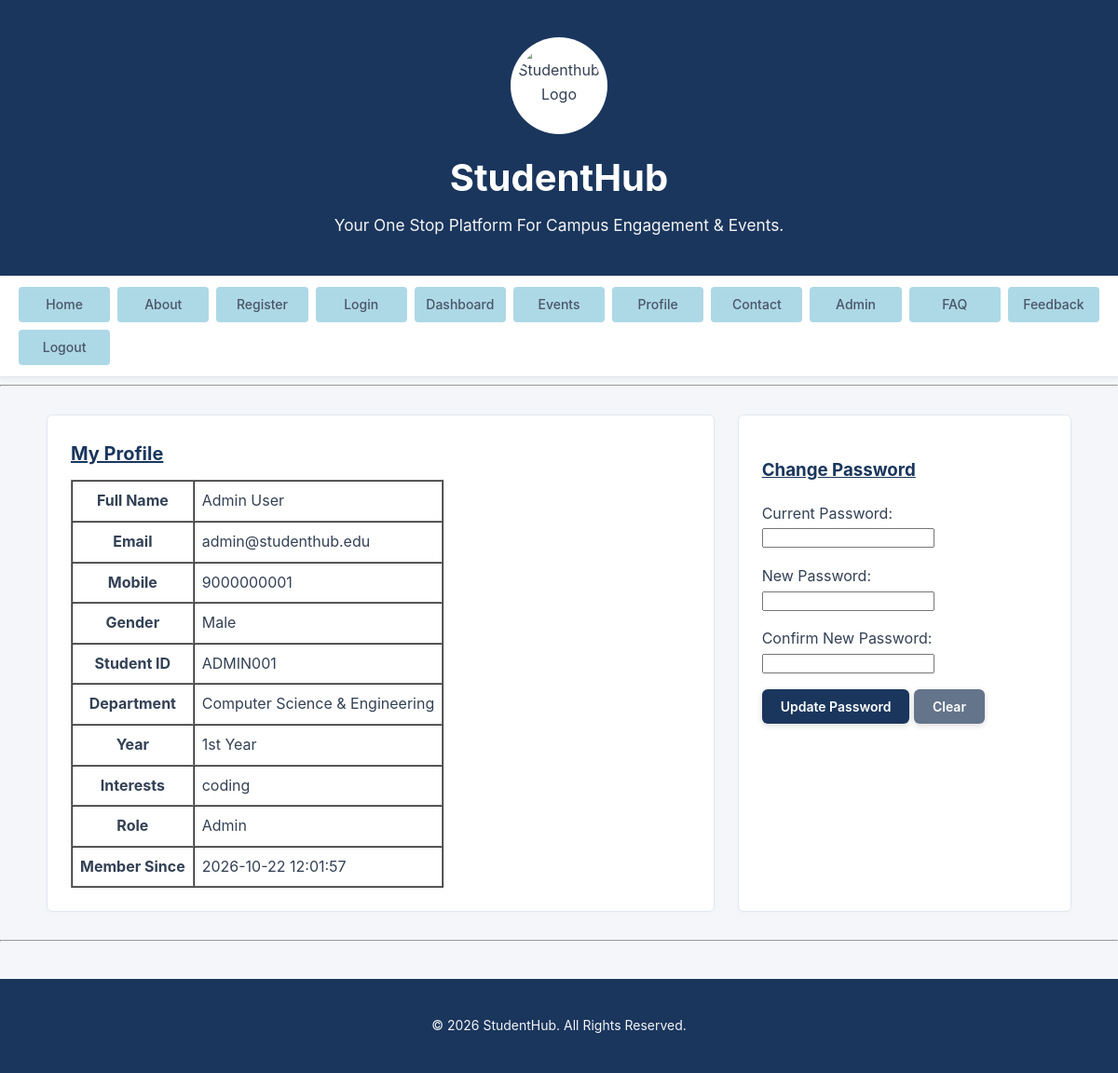
The page /pages/profile.php (signed in) on the database its author committed.
### tables this page shows
CREATE TABLE IF NOT EXISTS users (
    id          INT UNSIGNED AUTO_INCREMENT PRIMARY KEY,
    fullname    VARCHAR(100) NOT NULL,
    email       VARCHAR(150) NOT NULL UNIQUE,
    mobile      VARCHAR(15) NOT NULL,
    gender      ENUM('Male','Female','Other') NOT NULL,
    password    VARCHAR(255) NOT NULL,
    studentid   VARCHAR(30) NOT NULL UNIQUE,
    department  ENUM('cs','it','ece','mech','business','arts') NOT NULL,
    year        ENUM('1','2','3','4','graduate') NOT NULL,
    interests   VARCHAR(255) DEFAULT '',
    role        ENUM('student','admin') NOT NULL DEFAULT 'student',
    created_at  DATETIME NOT NULL DEFAULT CURRENT_TIMESTAMP
);

### pages/profile.php (the view, shortened to what this page needs)
<?php
require_once __DIR__ . '/../php/db.php';
$uid = $_SESSION['user_id'];
$stmt = $conn->prepare('SELECT * FROM users WHERE id=?');
$stmt->bind_param('i', $uid);
$stmt->execute();
$user = $stmt->get_result()->fetch_assoc();
$dept = ['cs'=>'Computer Science & Engineering','it'=>'Information Technology','ece'=>'Electronics & Communication','mech'=>'Mechanical Engineering','business'=>'Business Administration','arts'=>'Arts & Humanities'];
$yr   = ['1'=>'1st Year','2'=>'2nd Year','3'=>'3rd Year','4'=>'4th Year','graduate'=>'Graduate / Post-Graduate'];
?>
<!DOCTYPE html>
<html lang="en">
<head>
    <link rel="stylesheet" href="/STUDENTHUB/css/style.css">
</head>
<body>
    <header>
        <img src="/STUDENTHUB/images/logo.png" alt="Studenthub Logo" height="100">
        <h1>StudentHub</h1>
        <p>Your One Stop Platform For Campus Engagement &amp; Events.</p>
    </header>
    <nav>
        <div id="navLinks">
            <a href="/STUDENTHUB/pages/index.html" title="Home" target="_blank">Home</a>
            <a href="/STUDENTHUB/pages/about.html" title="About" target="_blank">About</a>
            <a href="/STUDENTHUB/pages/register.html" title="Register" target="_blank">Register</a>
            <a href="/STUDENTHUB/pages/login.html" title="Login" target="_blank">Login</a>
            <a href="/STUDENTHUB/pages/dashboard.php" title="Dashboard" target="_blank">Dashboard</a>
            <a href="/STUDENTHUB/pages/events.html" title="Events" target="_blank">Events</a>
            <a href="/STUDENTHUB/pages/profile.php" title="Profile" target="_blank">Profile</a>
            <a href="/STUDENTHUB/pages/contact.html" title="Contact" target="_blank">Contact</a>
            <?php if ($_SESSION['user_role'] === 'admin'): ?>
            <a href="/STUDENTHUB/pages/admin/" title="Admin" target="_blank">Admin</a>
            <?php endif; ?>
            <a href="/STUDENTHUB/pages/faq.html" title="FAQ" target="_blank">FAQ</a>
            <a href="/STUDENTHUB/pages/feedback.html" title="Feedback" target="_blank">Feedback</a>
            <a href="/STUDENTHUB/php/logout.php">Logout</a>
        </div>
    </nav>
    <hr>
    <main>
        <section>
            <h2 style="text-decoration: underline; color:#1a365d ;">My Profile</h2>
            <table border="1" cellpadding="8" cellspacing="0">
                <tr><th>Full Name</th><td><?= htmlspecialchars($user['fullname']) ?></td></tr>
                <tr><th>Email</th><td><?= htmlspecialchars($user['email']) ?></td></tr>
                <tr><th>Mobile</th><td><?= htmlspecialchars($user['mobile']) ?></td></tr>
                <tr><th>Gender</th><td><?= htmlspecialchars($user['gender']) ?></td></tr>
                <tr><th>Student ID</th><td><?= htmlspecialchars($user['studentid']) ?></td></tr>
                <tr><th>Department</th><td><?= htmlspecialchars($dept[$user['department']] ?? $user['department']) ?></td></tr>
                <tr><th>Year</th><td><?= htmlspecialchars($yr[$user['year']] ?? $user['year']) ?></td></tr>
                <tr><th>Interests</th><td><?= htmlspecialchars($user['interests'] ?: 'None specified') ?></td></tr>
                <tr><th>Role</th><td><?= htmlspecialchars(ucfirst($user['role'])) ?></td></tr>
                <tr><th>Member Since</th><td><?= htmlspecialchars($user['created_at']) ?></td></tr>
            </table>
        </section>
        <section>
            <h3 style="text-decoration: underline; color:#1a365d ;">Change Password</h3>
            <form method="POST" action="" style="margin-top:10px;">
                <p>
                    <label for="old_password">Current Password:</label><br>
                    <input type="password" id="old_password" name="old_password" required>
                </p>
                <p>
                    <label for="new_password">New Password:</label><br>
                    <input type="password" id="new_password" name="new_password" required>
                </p>
                <p>
                    <label for="confirm_new">Confirm New Password:</label><br>
                    <input type="password" id="confirm_new" name="confirm_new" required>
                </p>
                <p>
                    <button type="submit">Update Password</button>
                    <button type="reset">Clear</button>
                </p>
            </form>
        </section>
    </main>
    <hr>
    <footer>
        <p>&copy; 2026 StudentHub. All Rights Reserved.</p>
    </footer>
</body>
</html>

### css/style.css (style rules this page uses)
body { margin: 0; background-color: #f4f6f9; font-family: -apple-system, sans-serif; color: #334155; line-height: 1.6; transition: background-color 0.3s, color 0.3s; }
header { display: flex; flex-direction: column; align-items: center; justify-content: center; text-align: center; padding: 40px 20px; background-color: #1a365d; transition: background-color 0.3s; }
header img { margin-bottom: 15px; width: 90px; height: 90px; object-fit: cover; border-radius: 50%; border: 3px solid rgba(255, 255, 255, 0.8); background: #ffffff; padding: 4px; }
header h1 { font-size: 40px; font-weight: 700; color: #ffffff; margin: 0 0 5px 0; }
header p { font-size: 1.08rem; color: whitesmoke; margin: 0; }
nav { background-color: #ffffff; border-bottom: 1px solid #e2e8f0; box-shadow: 0 2px 4px rgba(0, 0, 0, 0.05); position: sticky; top: 0; z-index: 1000; transition: background-color 0.3s; padding: 12px 20px; }
#navLinks { display: grid; grid-template-columns: repeat(auto-fit, minmax(90px, 1fr)); gap: 8px; width: 100%; }
#navLinks a { text-align: center; font-size: 14px; font-weight: 500; color: #4a5568; text-decoration: none; padding: 8px 6px; border-radius: 4px; background-color: lightblue; white-space: nowrap; overflow: hidden; text-overflow: ellipsis; }
main { max-width: 1100px; margin: 30px auto; padding: 0 20px; display: grid; grid-template-columns: 2fr 1fr; gap: 25px; }
section, article, aside { background-color: #ffffff; padding: 25px; border-radius: 6px; border: 1px solid #e2e8f0; box-shadow: 0 2px 4px rgba(0, 0, 0, 0.02); transition: background-color 0.3s, border-color 0.3s; }
section h2, article h3, aside h3 { margin-top: 0; margin-bottom: 12px; font-size: 20px; }
footer { text-align: center; padding: 25px 20px; background-color: #1a365d; color: whitesmoke; font-size: 14px; margin-top: 40px; transition: background-color 0.3s; }
button, input[type="submit"], input[type="button"], input[type="reset"] { font-family: -apple-system, sans-serif; font-size: 14px; font-weight: 600; color: #ffffff; background-color: #1a365d; border: none; border-radius: 6px; padding: 10px 20px; cursor: pointer; box-shadow: 0 2px 6px rgba(0, 0, 0, 0.15); transition: background-color 0.2s ease, transform 0.1s ease, box-shadow 0.2s ease; display: inline-flex; align-items: center; gap: 6px; }
button[type="reset"], input[type="reset"] { background-color: #64748b; color: #ffffff; }

### rows shown on the page
users: fullname "Admin User", email "admin@studenthub.edu", mobile "9000000001", gender "Male", studentid "ADMIN001", department "Computer Science & Engineering", year "1st Year", interests "coding", role "Admin", created_at "2026-10-22 12:01:57"
